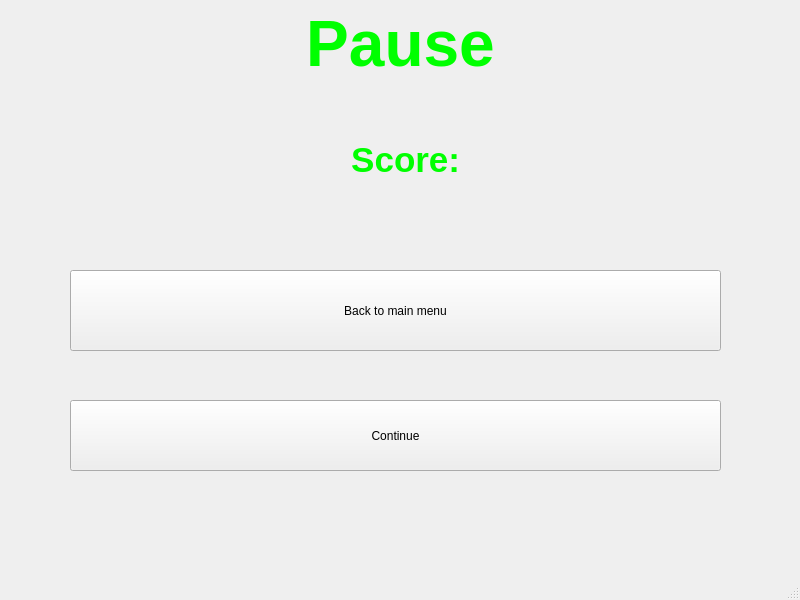
<?xml version="1.0" encoding="UTF-8"?>
<ui version="4.0">
 <class>Game_pause</class>
 <widget class="QMainWindow" name="Game_pause">
  <property name="geometry">
   <rect>
    <x>0</x>
    <y>0</y>
    <width>800</width>
    <height>600</height>
   </rect>
  </property>
  <property name="windowTitle">
   <string>MainWindow</string>
  </property>
  <widget class="QWidget" name="centralwidget">
   <widget class="QLabel" name="label">
    <property name="geometry">
     <rect>
      <x>70</x>
      <y>-10</y>
      <width>661</width>
      <height>111</height>
     </rect>
    </property>
    <property name="whatsThis">
     <string>&lt;html&gt;&lt;head/&gt;&lt;body&gt;&lt;p align=&quot;center&quot;&gt;&lt;span style=&quot; font-size:28pt; font-weight:600; color:#00ff00;&quot;&gt;Pause&lt;/span&gt;&lt;/p&gt;&lt;/body&gt;&lt;/html&gt;</string>
    </property>
    <property name="text">
     <string>&lt;html&gt;&lt;head/&gt;&lt;body&gt;&lt;p align=&quot;center&quot;&gt;&lt;span style=&quot; font-size:48pt; font-weight:600; color:#00ff00;&quot;&gt;Pause&lt;/span&gt;&lt;/p&gt;&lt;/body&gt;&lt;/html&gt;</string>
    </property>
   </widget>
   <widget class="QPushButton" name="pushButton">
    <property name="geometry">
     <rect>
      <x>70</x>
      <y>270</y>
      <width>651</width>
      <height>81</height>
     </rect>
    </property>
    <property name="text">
     <string>Back to main menu</string>
    </property>
   </widget>
   <widget class="QPushButton" name="pushButton_2">
    <property name="geometry">
     <rect>
      <x>70</x>
      <y>400</y>
      <width>651</width>
      <height>71</height>
     </rect>
    </property>
    <property name="text">
     <string>Continue</string>
    </property>
   </widget>
   <widget class="QLabel" name="label_2">
    <property name="geometry">
     <rect>
      <x>80</x>
      <y>130</y>
      <width>661</width>
      <height>61</height>
     </rect>
    </property>
    <property name="text">
     <string>&lt;html&gt;&lt;head/&gt;&lt;body&gt;&lt;p align=&quot;center&quot;&gt;&lt;span style=&quot; font-size:26pt; font-weight:600; color:#00ff00;&quot;&gt;Score: &lt;/span&gt;&lt;/p&gt;&lt;/body&gt;&lt;/html&gt;</string>
    </property>
   </widget>
  </widget>
  <widget class="QMenuBar" name="menubar">
   <property name="geometry">
    <rect>
     <x>0</x>
     <y>0</y>
     <width>800</width>
     <height>26</height>
    </rect>
   </property>
  </widget>
  <widget class="QStatusBar" name="statusbar"/>
 </widget>
 <resources/>
 <connections/>
</ui>
